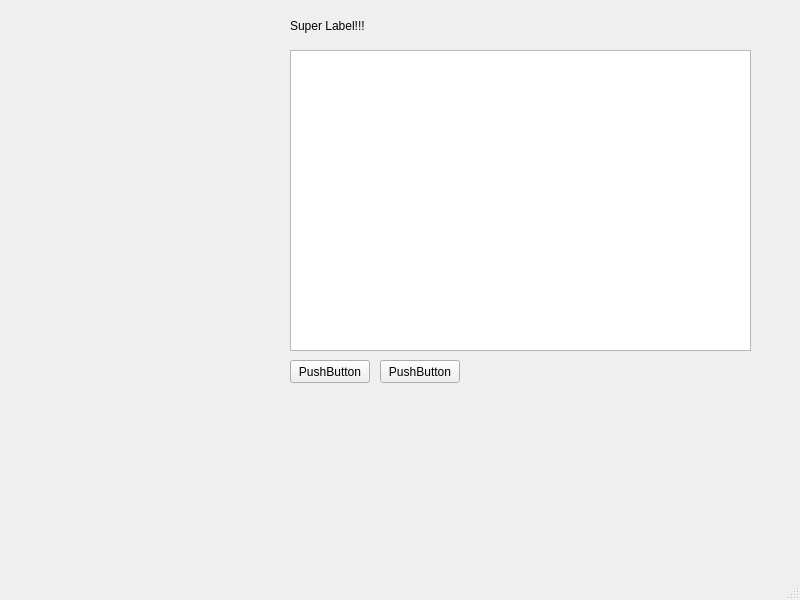
<?xml version="1.0" encoding="UTF-8"?>
<ui version="4.0">
 <class>MainWindow</class>
 <widget class="QMainWindow" name="MainWindow">
  <property name="geometry">
   <rect>
    <x>0</x>
    <y>0</y>
    <width>800</width>
    <height>600</height>
   </rect>
  </property>
  <property name="windowTitle">
   <string>MainWindow</string>
  </property>
  <widget class="QWidget" name="centralwidget">
   <widget class="QTextEdit" name="textEdit">
    <property name="geometry">
     <rect>
      <x>290</x>
      <y>50</y>
      <width>461</width>
      <height>301</height>
     </rect>
    </property>
   </widget>
   <widget class="QLabel" name="label">
    <property name="geometry">
     <rect>
      <x>290</x>
      <y>10</y>
      <width>161</width>
      <height>31</height>
     </rect>
    </property>
    <property name="text">
     <string>Super Label!!!</string>
    </property>
   </widget>
   <widget class="QPushButton" name="pushButton">
    <property name="geometry">
     <rect>
      <x>290</x>
      <y>360</y>
      <width>80</width>
      <height>23</height>
     </rect>
    </property>
    <property name="text">
     <string>PushButton</string>
    </property>
   </widget>
   <widget class="QPushButton" name="pushButton_2">
    <property name="geometry">
     <rect>
      <x>380</x>
      <y>360</y>
      <width>80</width>
      <height>23</height>
     </rect>
    </property>
    <property name="text">
     <string>PushButton</string>
    </property>
   </widget>
  </widget>
  <widget class="QMenuBar" name="menubar">
   <property name="geometry">
    <rect>
     <x>0</x>
     <y>0</y>
     <width>800</width>
     <height>20</height>
    </rect>
   </property>
  </widget>
  <widget class="QStatusBar" name="statusbar"/>
 </widget>
 <resources/>
 <connections/>
</ui>
